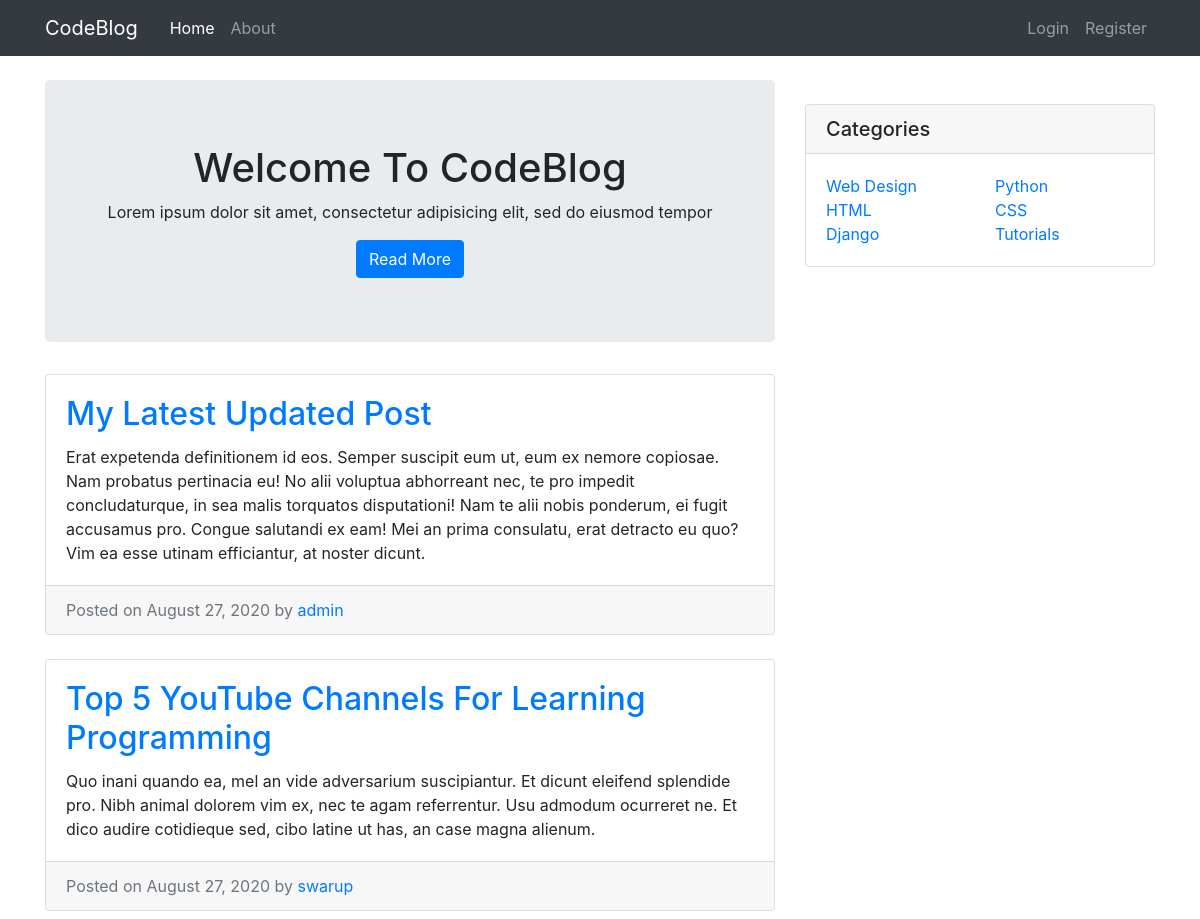
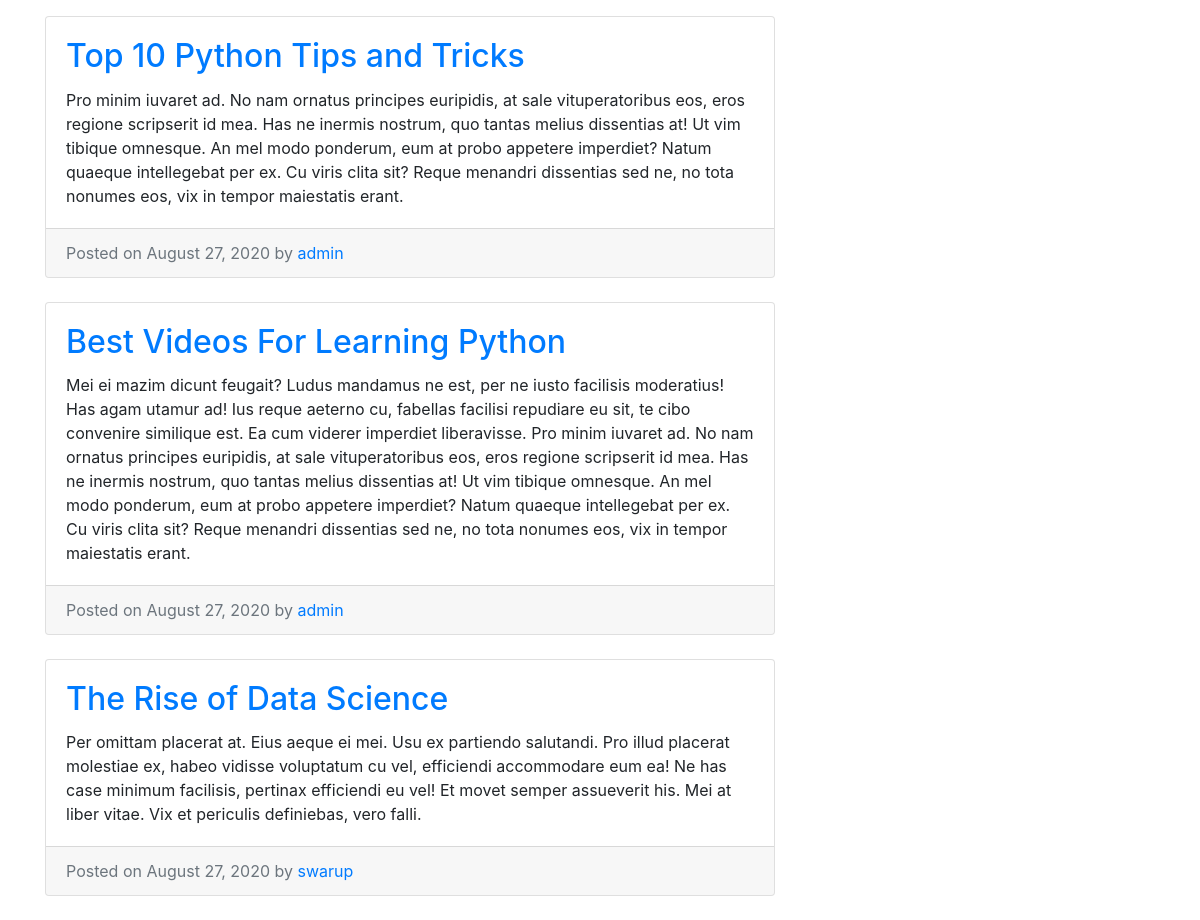
The page / on the database its author committed (2 pictures, top to bottom).
### blog/models.py (models this page shows, shortened)
class Post(models.Model) :
    title = models.CharField(max_length=200)
    content = models.TextField()
    date_posted = models.DateTimeField(default=timezone.now)
    author = models.ForeignKey(User,on_delete=models.CASCADE)

### blog/views.py (the view)
# urls.py: path('',views.PostListView.as_view(template_name='blog/home.html'),name='blog-home'),
class PostListView(ListView) :
    model = Post
    context_object_name='posts'
    ordering = ['-date_posted']
    paginate_by = 5

### blog/templates/blog/home.html
{% extends 'blog/base.html' %}
{% block content %}
<div class="jumbotron text-center">
  <div class="container">
    <h1>Welcome To CodeBlog</h1>
    <p>Lorem ipsum dolor sit amet, consectetur adipisicing elit, sed do eiusmod tempor</p>
    <a href="{% url 'blog-about' %}" class="btn btn-primary">Read More</a>
  </div>
</div>
{% for post in posts %}
  <div class="card mb-4">
  <div class="card-body">
    <h2 class="card-title"><a href="{% url 'post-detail' post.id %}">{{post.title}}</a></h2>
    <p class="card-text">{{post.content}}</p>
  </div>
  <div class="card-footer text-muted">
    Posted on {{post.date_posted|date:'F j, Y'}} by
    <a href="#">{{post.author}}</a>
  </div>
  </div>
{% endfor %}
{% endblock %}

### blog/templates/blog/base.html (style rules this page uses)
body { padding-top: 80px; }

### rows shown on the page
Post: title "My Latest Updated Post", content "Erat expetenda definitionem id eos. Semper suscipit eum ut, eum ex nemore copiosae. Nam probatus pertinacia eu! No alii voluptua abhorreant nec, te pro impedit concludaturque, in sea malis torquatos disputationi! Nam te alii nobis ponderum, ei fugit accusamus pro. Congue salutandi ex eam! Mei an prima consulatu, erat detracto eu quo? Vim ea esse utinam efficiantur, at noster dicunt.", date_posted "August 27, 2020", author "admin"
Post: title "Top 5 YouTube Channels For Learning Programming", content "Quo inani quando ea, mel an vide adversarium suscipiantur. Et dicunt eleifend splendide pro. Nibh animal dolorem vim ex, nec te agam referrentur. Usu admodum ocurreret ne. Et dico audire cotidieque sed, cibo latine ut has, an case magna alienum.", date_posted "August 27, 2020", author "swarup"
Post: title "Top 10 Python Tips and Tricks", content "Pro minim iuvaret ad. No nam ornatus principes euripidis, at sale vituperatoribus eos, eros regione scripserit id mea. Has ne inermis nostrum, quo tantas melius dissentias at! Ut vim tibique omnesque. An mel modo ponderum, eum at probo appetere imperdiet? Natum quaeque intellegebat per ex. Cu viris clita sit? Reque menandri dissentias sed ne, no tota nonumes eos, vix in tempor maiestatis erant.", date_posted "August 27, 2020", author "admin"
Post: title "Best Videos For Learning Python", content "Mei ei mazim dicunt feugait? Ludus mandamus ne est, per ne iusto facilisis moderatius! Has agam utamur ad! Ius reque aeterno cu, fabellas facilisi repudiare eu sit, te cibo convenire similique est. Ea cum viderer imperdiet liberavisse. Pro minim iuvaret ad. No nam ornatus principes euripidis, at sale vituperatoribus eos, eros regione scripserit id mea. Has ne inermis nostrum, quo tantas melius dissentias at! Ut vim tibique omnesque. An mel modo ponderum, eum at probo appetere imperdiet? Natum quaeque intellegebat per ex. Cu viris clita sit? Reque menandri dissentias sed ne, no tota nonumes eos, vix in tempor maiestatis erant.", date_posted "August 27, 2020", author "admin"
Post: title "The Rise of Data Science", content "Per omittam placerat at. Eius aeque ei mei. Usu ex partiendo salutandi. Pro illud placerat molestiae ex, habeo vidisse voluptatum cu vel, efficiendi accommodare eum ea! Ne has case minimum facilisis, pertinax efficiendi eu vel! Et movet semper assueverit his. Mei at liber vitae. Vix et periculis definiebas, vero falli.", date_posted "August 27, 2020", author "swarup"
